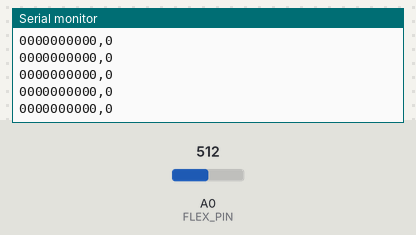
A sketch run on a simulated Arduino Uno, built with avr-gcc and run on an emulated ATmega328P. On the bench: the last lines printed to the serial monitor. The test bench sets the inputs (shaded band); at power-on: A0 (FLEX_PIN) = 512.

Above: at 1.2 s.
1.3 s: A0 (FLEX_PIN) set to 716
At 2.0 s:
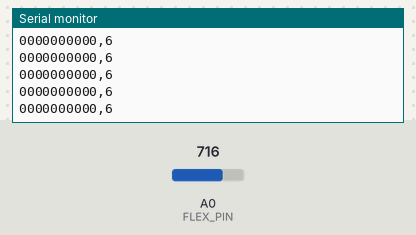
2.8 s: A0 (FLEX_PIN) set to 900
At 3.5 s:
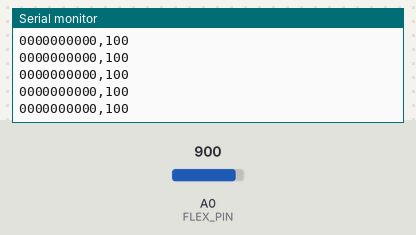
Timing chart, 0 to 5.8 s (numbered marks = the images above; inputs shaded):
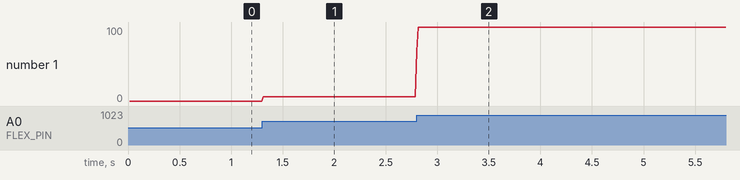

The sketch:

main.ino
```cpp
// ============================================
// Launchpad Controller - Main Sketch
// CS479 Lab 3
// ============================================
// Reads 10 capacitive touch pads (MPR121) and
// a flex sensor, then streams data to Processing
// over serial.
//
// Serial Protocol (sent every SEND_INTERVAL_MS):
//   BBBBBBBBBB,FFF\n
//   B = 0/1 for each pad (index 0-9)
//   FFF = flex value 0-100
// ============================================

#include <Wire.h>
#include "Adafruit_MPR121.h"
#include "config.h"
#include "sensors.h"

// Hardware
Adafruit_MPR121 cap = Adafruit_MPR121();

// Sensor wrappers
PadSensor pads;
FlexSensor flex;

// Timing
unsigned long lastSendTime = 0;

void setup() {
  Serial.begin(SERIAL_BAUD);
  while (!Serial) delay(10);

  Serial.println("LAUNCHPAD_INIT");

  // Initialize MPR121 capacitive sensor
  if (!cap.begin()) {
    Serial.println("MPR121_ERROR");
    while (1) delay(10);
  }

  pads.begin(&cap);
  flex.begin();

  Serial.println("LAUNCHPAD_READY");
}

void loop() {
  // Update sensor readings (with debounce + smoothing)
  pads.update();
  flex.update();

  // Send data at a fixed interval
  unsigned long now = millis();
  if (now - lastSendTime >= SEND_INTERVAL_MS) {
    lastSendTime = now;
    sendData();
  }
}

// Sends one line: "0100000010,75\n"
void sendData() {
  for (int i = 0; i < NUM_PADS; i++) {
    Serial.print(pads.isPressed(i) ? '1' : '0');
  }
  Serial.print(',');
  Serial.println(flex.getValue());
}
```

sensors.h
```cpp
// ============================================
// Launchpad Controller - Sensor Abstractions
// ============================================

#ifndef SENSORS_H
#define SENSORS_H

#include <Arduino.h>
#include "Adafruit_MPR121.h"
#include "config.h"

// ============================================
// PadSensor: Reads MPR121 with per-pad debounce
// ============================================
class PadSensor {
public:
  void begin(Adafruit_MPR121* capSensor) {
    _cap = capSensor;
    for (int i = 0; i < NUM_PADS; i++) {
      _debouncedState[i] = false;
      _prevState[i] = false;
      _lastRawState[i] = false;
      _lastChangeTime[i] = 0;
    }
  }

  void update() {
    unsigned long now = millis();
    for (uint8_t i = 0; i < NUM_PADS; i++) {
      // Save previous debounced state for edge detection
      _prevState[i] = _debouncedState[i];

      // Read raw touch state using our custom threshold
      bool raw = (_cap->filteredData(i) < TOUCH_THRESHOLD);

      // If raw state changed, reset the debounce timer
      if (raw != _lastRawState[i]) {
        _lastChangeTime[i] = now;
        _lastRawState[i] = raw;
      }

      // Only accept the new state if it's been stable for DEBOUNCE_MS
      if ((now - _lastChangeTime[i]) >= DEBOUNCE_MS) {
        _debouncedState[i] = raw;
      }
    }
  }

  bool isPressed(uint8_t pad) {
    return (pad < NUM_PADS) ? _debouncedState[pad] : false;
  }

  bool justPressed(uint8_t pad) {
    return (pad < NUM_PADS) ? (_debouncedState[pad] && !_prevState[pad]) : false;
  }

  bool justReleased(uint8_t pad) {
    return (pad < NUM_PADS) ? (!_debouncedState[pad] && _prevState[pad]) : false;
  }

private:
  Adafruit_MPR121* _cap;
  bool _debouncedState[NUM_PADS];
  bool _prevState[NUM_PADS];
  bool _lastRawState[NUM_PADS];
  unsigned long _lastChangeTime[NUM_PADS];
};

// ============================================
// FlexSensor: Reads analog flex with smoothing
// ============================================
class FlexSensor {
public:
  void begin() {
    pinMode(FLEX_PIN, INPUT);
    // Seed the smoothed value with a real reading
    _smoothed = analogRead(FLEX_PIN);
    _value = 0;
  }

  void update() {
    int raw = analogRead(FLEX_PIN);

    // Exponential moving average for smooth readings
    _smoothed = (_smoothed * FLEX_SMOOTH + raw) / (FLEX_SMOOTH + 1);

    // Map to 0-100 and constrain
    _value = map(_smoothed, FLEX_FLAT, FLEX_BENT, 0, 100);
    _value = constrain(_value, 0, 100);
  }

  int getValue() {
    return _value;
  }

  int getRaw() {
    return _smoothed;
  }

private:
  int _value;
  int _smoothed;
};

#endif
```

config.h
```cpp
// ============================================
// Launchpad Controller - Configuration
// ============================================

#ifndef CONFIG_H
#define CONFIG_H

// --- Pad Settings ---
#define NUM_PADS          10
#define TOUCH_THRESHOLD   4       // Raw filtered value below this = touched
#define DEBOUNCE_MS       30      // Debounce time in milliseconds

// --- Flex Sensor ---
#define FLEX_PIN          A0
#define FLEX_FLAT         700     // Raw ADC value when flat
#define FLEX_BENT         850     // Raw ADC value when fully bent
#define FLEX_SMOOTH       7       // Smoothing factor (higher = smoother, max 15)

// --- Communication ---
#define SERIAL_BAUD       115200
#define SEND_INTERVAL_MS  15      // How often to send data to Processing (ms)

#endif
```

Measured:
- after the input at 1.3 s, the serial monitor: prints a new line at once (image 1)
- after the input at 2.8 s, the serial monitor: prints a new line at once (image 2)
- plotted number 1: 0 → 6 after the input at 1.3 s, 6 → 100 after the input at 2.8 s
